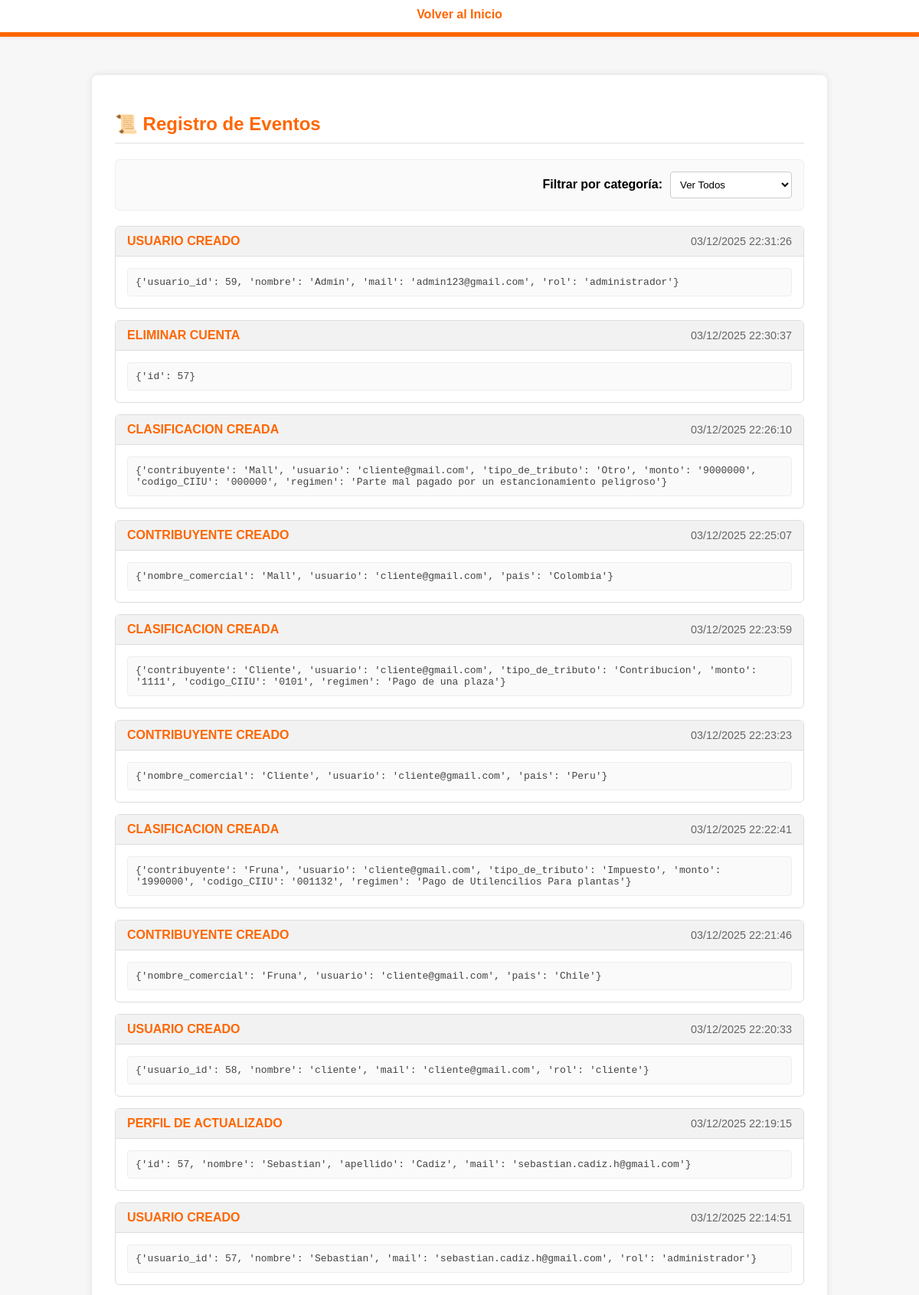
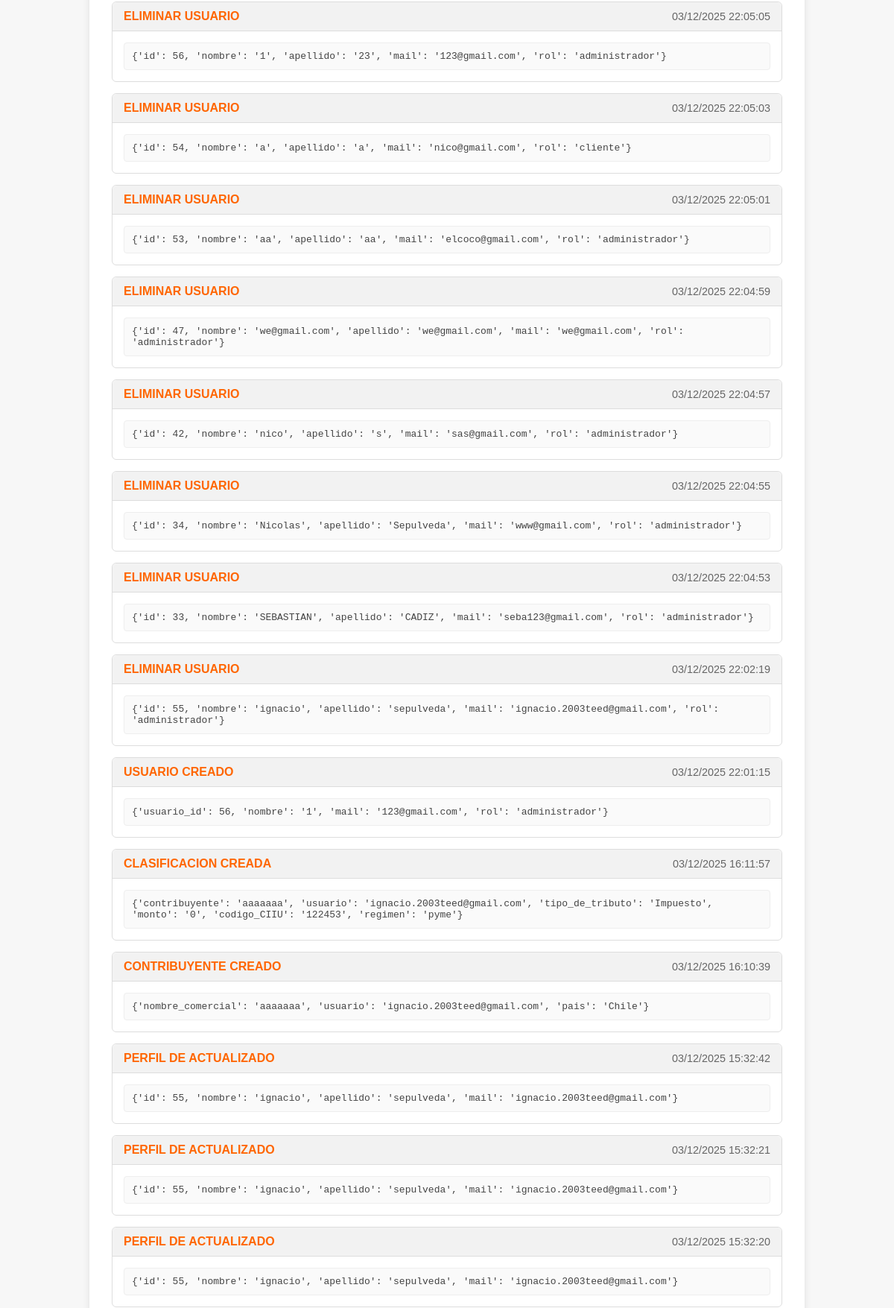
The page /eventos/ (signed in, upper part) on the database its author committed (2 pictures, top to bottom).
### miapp/models.py (models this page shows)
class Evento(models.Model):
    tipo = models.CharField(max_length=100)
    contenido = models.JSONField()
    timestamp = models.DateTimeField(default=timezone.now)

### miapp/views.py (the view)
# urls.py: path("eventos/", views.lista_eventos, name="lista_eventos"),
def lista_eventos(request):
    if 'usuario_id' not in request.session:
        return redirect('crear_usuario')
    eventos = Evento.objects.order_by("-timestamp")
    return render(request, "eventos.html", {"eventos": eventos})

### templates/eventos.html (shortened to what this page needs)
{% load static %}
<!DOCTYPE html>
<html lang="es">
<head>
    <link rel="stylesheet" href="{% static 'eventos.css' %}">
</head>
<body>
    <header class="main-header">
        <nav class="nav-links">
            <a href="{% url 'index' %}" class="nav-link">Volver al Inicio</a>
        </nav>
    </header>
    <main class="container-central">
        <section>
            <h2 style="color: #ff6600; border-bottom: 2px solid #eee; padding-bottom: 10px;">
                📜 Registro de Eventos
            </h2>
            <div class="filtros-container" style="margin: 20px 0; text-align: right;">
                <label for="filtroTipo" style="font-weight: bold; margin-right: 10px;">Filtrar por categoría:</label>
                <select id="filtroTipo" style="padding: 8px; border-radius: 4px; border: 1px solid #ccc;">
                    <option value="todos">Ver Todos</option>
                </select>
            </div>
            <ul class="lista-eventos">
                {% for e in eventos %}
                    <li class="evento-item" data-tipo="{{ e.tipo|lower }}">
                        <div class="evento-header">
                            <span class="tipo-evento">{{ e.tipo }}</span>
                            <span class="fecha-evento">
                                {{ e.timestamp|date:"d/m/Y H:i:s" }}
                            </span>
                        </div>
                        <div class="evento-body">
                            <pre>{{ e.contenido }}</pre>
                        </div>
                    </li>
                {% empty %}
                    <li class="evento-vacio">No hay eventos registrados</li>
                {% endfor %}
            </ul>
        </section>
    </main>
</body>
</html>

### miapp/static/eventos.css (style rules this page uses)
:root { --primary-orange: #ff6600; --light-bg: #f7f7f7; --border-color: #ddd; --text-color: #333; }
.filtros-container { background-color: #fafafa; padding: 15px; border-radius: 6px; border: 1px solid #eee; display: flex; justify-content: flex-end; align-items: center; }
.filtros-container select { cursor: pointer; background-color: white; align-items: left; }
html, body { height: 100%; margin: 0; font-family: sans-serif; }
body { display: flex; flex-direction: column; min-height: 100vh; background-color: var(--light-bg); }
.main-header { display: flex; align-items: center; gap: 12px; padding: 10px 20px 20px 20px; background: white; position: relative; box-shadow: 0 2px 4px rgba(0,0,0,0.05); }
.main-header::after { content: ''; position: absolute; left: 0; right: 0; bottom: 0; height: 6px; background: var(--primary-orange); }
.nav-links { flex: 1 1 auto; display: flex; justify-content: center; gap: 20px; }
.nav-link { color: var(--primary-orange); text-decoration: none; font-weight: bold; }
.container-central { flex: 1 0 auto; margin: 50px auto; width: 80%; max-width: 900px; background-color: white; padding: 30px; box-shadow: 0 0 10px rgba(0,0,0,0.1); border-radius: 8px; }
.lista-eventos { list-style: none; padding: 0; margin: 0; }
.evento-item { border: 1px solid var(--border-color); border-radius: 6px; margin-bottom: 15px; background-color: #fff; transition: transform 0.2s ease, box-shadow 0.2s ease; }
.evento-header { background-color: #f2f2f2; padding: 10px 15px; border-bottom: 1px solid var(--border-color); display: flex; justify-content: space-between; align-items: center; border-radius: 6px 6px 0 0; }
.tipo-evento { font-weight: bold; color: var(--primary-orange); text-transform: uppercase; }
.fecha-evento { font-size: 0.9em; color: #666; }
.evento-body { padding: 15px; }
.evento-body pre { margin: 0; white-space: pre-wrap; word-wrap: break-word; font-family: monospace; background-color: #fafafa; padding: 10px; border-radius: 4px; border: 1px solid #eee; color: #444; }

### rows shown on the page
Evento: tipo "USUARIO CREADO", timestamp "03/12/2025 22:31:26", contenido "{'usuario_id': 59, 'nombre': 'Admin', 'mail': 'admin123@gmail.com', 'rol': 'administrador'}"
Evento: tipo "ELIMINAR CUENTA", timestamp "03/12/2025 22:30:37", contenido "{'id': 57}"
Evento: tipo "CLASIFICACION CREADA", timestamp "03/12/2025 22:26:10", contenido "{'contribuyente': 'Mall', 'usuario': 'cliente@gmail.com', 'tipo_de_tributo': 'Otro', 'monto': '9000000', 'codigo_CIIU': '000000', 'regimen': 'Parte mal pagado por un estancionamiento peligroso'}"
Evento: tipo "CONTRIBUYENTE CREADO", timestamp "03/12/2025 22:25:07", contenido "{'nombre_comercial': 'Mall', 'usuario': 'cliente@gmail.com', 'pais': 'Colombia'}"
Evento: tipo "CLASIFICACION CREADA", timestamp "03/12/2025 22:23:59", contenido "{'contribuyente': 'Cliente', 'usuario': 'cliente@gmail.com', 'tipo_de_tributo': 'Contribucion', 'monto': '1111', 'codigo_CIIU': '0101', 'regimen': 'Pago de una plaza'}"
Evento: tipo "CONTRIBUYENTE CREADO", timestamp "03/12/2025 22:23:23", contenido "{'nombre_comercial': 'Cliente', 'usuario': 'cliente@gmail.com', 'pais': 'Peru'}"
Evento: tipo "CLASIFICACION CREADA", timestamp "03/12/2025 22:22:41", contenido "{'contribuyente': 'Fruna', 'usuario': 'cliente@gmail.com', 'tipo_de_tributo': 'Impuesto', 'monto': '1990000', 'codigo_CIIU': '001132', 'regimen': 'Pago de Utilencilios Para plantas'}"
Evento: tipo "CONTRIBUYENTE CREADO", timestamp "03/12/2025 22:21:46", contenido "{'nombre_comercial': 'Fruna', 'usuario': 'cliente@gmail.com', 'pais': 'Chile'}"
Evento: tipo "USUARIO CREADO", timestamp "03/12/2025 22:20:33", contenido "{'usuario_id': 58, 'nombre': 'cliente', 'mail': 'cliente@gmail.com', 'rol': 'cliente'}"
Evento: tipo "PERFIL DE ACTUALIZADO", timestamp "03/12/2025 22:19:15", contenido "{'id': 57, 'nombre': 'Sebastian', 'apellido': 'Cadiz', 'mail': 'sebastian.cadiz.h@gmail.com'}"
Evento: tipo "USUARIO CREADO", timestamp "03/12/2025 22:14:51", contenido "{'usuario_id': 57, 'nombre': 'Sebastian', 'mail': 'sebastian.cadiz.h@gmail.com', 'rol': 'administrador'}"
Evento: tipo "ELIMINAR USUARIO", timestamp "03/12/2025 22:05:05", contenido "{'id': 56, 'nombre': '1', 'apellido': '23', 'mail': '123@gmail.com', 'rol': 'administrador'}"
Evento: tipo "ELIMINAR USUARIO", timestamp "03/12/2025 22:05:03", contenido "{'id': 54, 'nombre': 'a', 'apellido': 'a', 'mail': 'nico@gmail.com', 'rol': 'cliente'}"
Evento: tipo "ELIMINAR USUARIO", timestamp "03/12/2025 22:05:01", contenido "{'id': 53, 'nombre': 'aa', 'apellido': 'aa', 'mail': 'elcoco@gmail.com', 'rol': 'administrador'}"
Evento: tipo "ELIMINAR USUARIO", timestamp "03/12/2025 22:04:59", contenido "{'id': 47, 'nombre': 'we@gmail.com', 'apellido': 'we@gmail.com', 'mail': 'we@gmail.com', 'rol': 'administrador'}"
Evento: tipo "ELIMINAR USUARIO", timestamp "03/12/2025 22:04:57", contenido "{'id': 42, 'nombre': 'nico', 'apellido': 's', 'mail': 'sas@gmail.com', 'rol': 'administrador'}"
Evento: tipo "ELIMINAR USUARIO", timestamp "03/12/2025 22:04:55", contenido "{'id': 34, 'nombre': 'Nicolas', 'apellido': 'Sepulveda', 'mail': 'www@gmail.com', 'rol': 'administrador'}"
Evento: tipo "ELIMINAR USUARIO", timestamp "03/12/2025 22:04:53", contenido "{'id': 33, 'nombre': 'SEBASTIAN', 'apellido': 'CADIZ', 'mail': 'seba123@gmail.com', 'rol': 'administrador'}"
Evento: tipo "ELIMINAR USUARIO", timestamp "03/12/2025 22:02:19", contenido "{'id': 55, 'nombre': 'ignacio', 'apellido': 'sepulveda', 'mail': 'ignacio.2003teed@gmail.com', 'rol': 'administrador'}"
Evento: tipo "USUARIO CREADO", timestamp "03/12/2025 22:01:15", contenido "{'usuario_id': 56, 'nombre': '1', 'mail': '123@gmail.com', 'rol': 'administrador'}"
Evento: tipo "CLASIFICACION CREADA", timestamp "03/12/2025 16:11:57", contenido "{'contribuyente': 'aaaaaaa', 'usuario': 'ignacio.2003teed@gmail.com', 'tipo_de_tributo': 'Impuesto', 'monto': '0', 'codigo_CIIU': '122453', 'regimen': 'pyme'}"
Evento: tipo "CONTRIBUYENTE CREADO", timestamp "03/12/2025 16:10:39", contenido "{'nombre_comercial': 'aaaaaaa', 'usuario': 'ignacio.2003teed@gmail.com', 'pais': 'Chile'}"
Evento: tipo "PERFIL DE ACTUALIZADO", timestamp "03/12/2025 15:32:42", contenido "{'id': 55, 'nombre': 'ignacio', 'apellido': 'sepulveda', 'mail': 'ignacio.2003teed@gmail.com'}"
Evento: tipo "PERFIL DE ACTUALIZADO", timestamp "03/12/2025 15:32:21", contenido "{'id': 55, 'nombre': 'ignacio', 'apellido': 'sepulveda', 'mail': 'ignacio.2003teed@gmail.com'}"
Evento: tipo "PERFIL DE ACTUALIZADO", timestamp "03/12/2025 15:32:20", contenido "{'id': 55, 'nombre': 'ignacio', 'apellido': 'sepulveda', 'mail': 'ignacio.2003teed@gmail.com'}"
